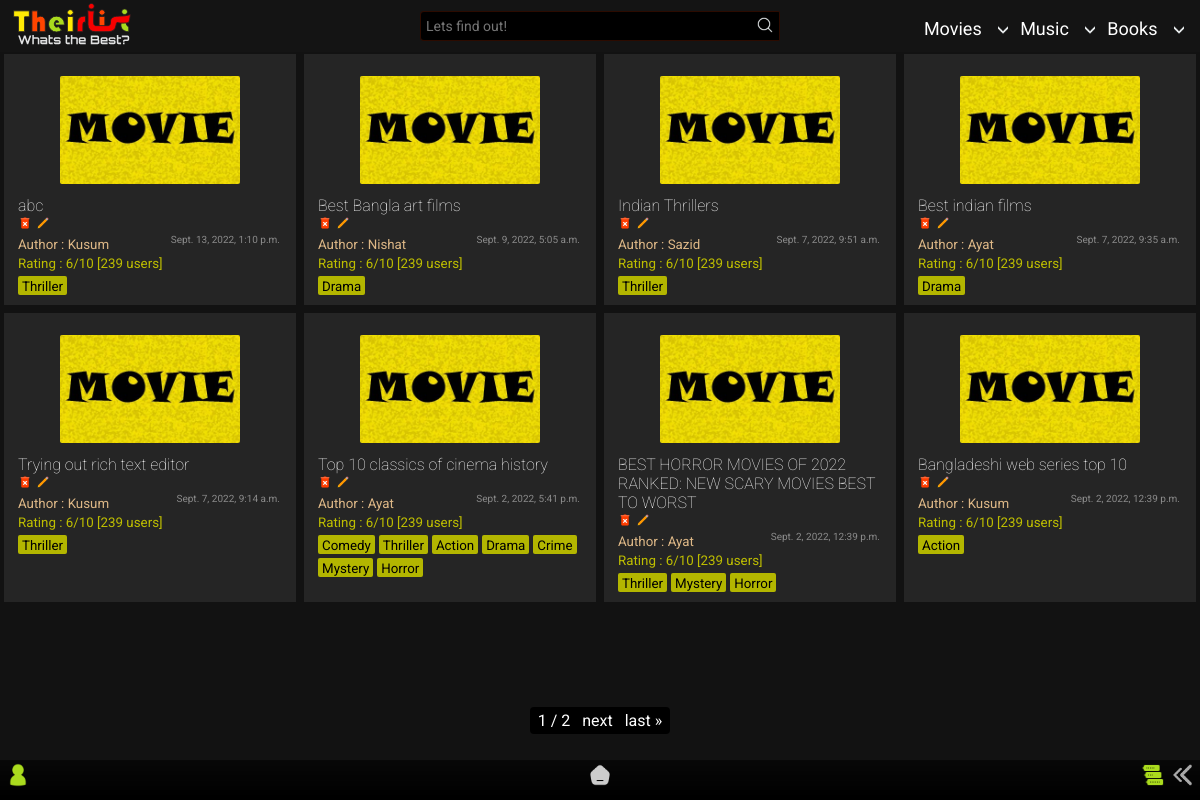
Before: /home/list/ with the older database file.
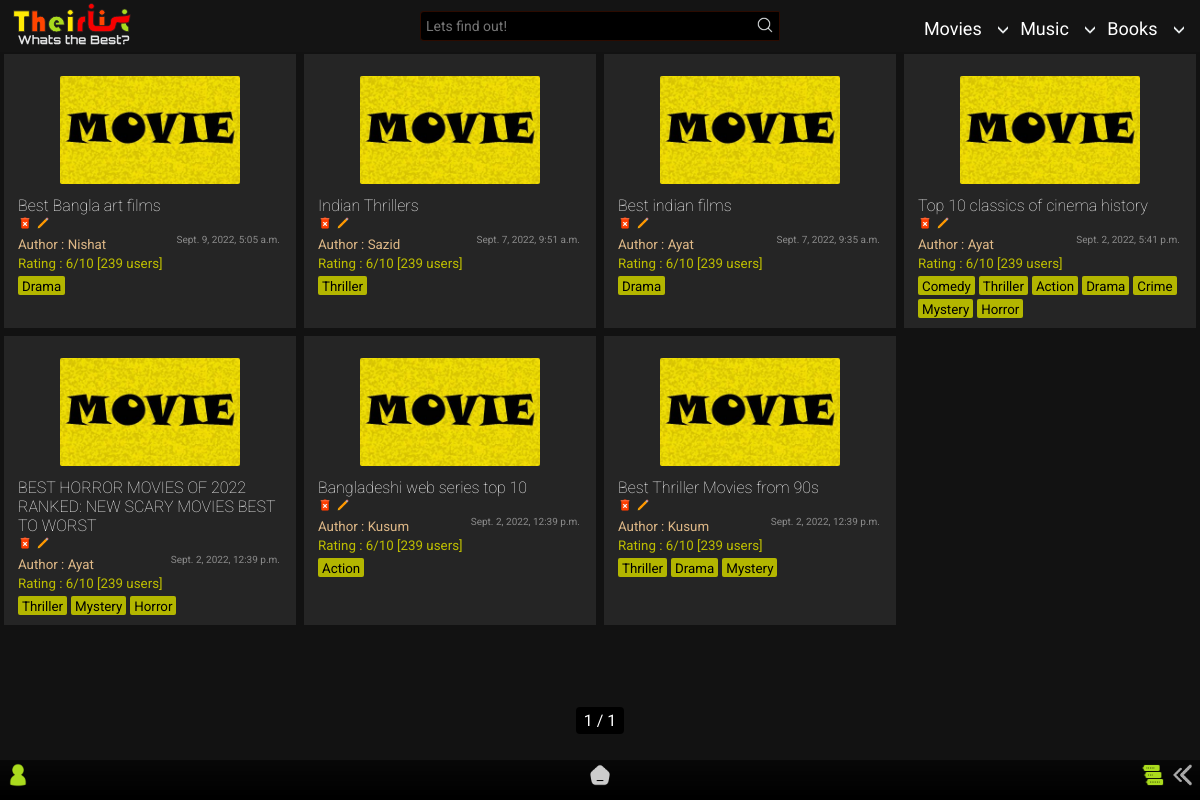
After: the same page with the newer database file.
### app/models.py (models this page shows, shortened)
class List(models.Model):
    title = models.CharField(max_length=65)
    author = models.ForeignKey('Author',on_delete=models.SET_NULL,null=True)
    genre = models.ManyToManyField('Genre')
    posted = models.DateTimeField(auto_now_add=True)
    content = RichTextField(null=True,default=' ')
    type = models.CharField(max_length=10,default="Movie")
    slug = models.SlugField(max_length= 300,null=True, blank = True, unique=True)

class Author(models.Model):
    name = models.CharField(max_length=300)
    def __str__(self):
        return self.name

class Genre(models.Model):
    name = models.CharField(max_length=150)
    def __str__(self):
        return self.name

### app/views.py (the view)
# urls.py: path('list/',TheirListView.as_view(),name = 'list'),
class TheirListView(ListView): #movies
    model = List
    paginate_by = 8
    template_name ='app/List_list.html'
    def get_queryset(self, *args, **kwargs):
        qs = super().get_queryset(*args, **kwargs)
        qs = qs.order_by("-id")
        return qs

### templates/app/List_list.html (shortened to what this page needs)
{% extends "index.html" %}
{% load static %}
{% block content %}
<section>
  <div class="contain-sec" id="contain-sec">
    {% for lola in object_list %}
    <div class="elements">
      <div class="thumb">
        <img src="{% static 'app/images/movie-poster.jpg' %}" width="100px" />
      </div>
      <div class="Title">
        <a href="{{lola.slug}}/"><h4 class="tit">{{lola.title}}</h4></a>
        <a href="{% url 'app:delete_movie' lola.slug %}"><img src ="{% static 'app/images/delete.png' %}"></a>
        <a href="{% url 'app:update_list' lola.slug %}"><img src ="{% static 'app/images/edit.png' %}"></a>
      </div>
      <div class="Author">
        <small>Author : {{lola.author}}<span>{{lola.posted}}</span></small>
      </div>
      <div class="rating"><small>Rating : 6/10 [239 users]</small></div>
        {% for tag in lola.genre.all %}
        <div class="Genre">
        <small>{{ tag }}</small>
        </div>
          {% empty %}
          No tags!
        {% endfor %}
    </div>
    {% endfor %}
  </div>
  <div class="pagination_pages">
    <span class="step-links">
        <span class="current">
        {{ page_obj.number }} / {{ page_obj.paginator.num_pages }}
        </span>
        {% if page_obj.has_next %}
            <a href="?page={{ page_obj.next_page_number }}">next</a>
            <a href="?page={{ page_obj.paginator.num_pages }}">last &raquo;</a>
        {% endif %}
    </span>
  </div>
</section>
{% endblock content %}

Changed rows visible on the page:
removed List: title "abc", author "Kusum", posted "Sept. 13, 2022, 1:10 p.m.", Genre (name "Thriller")
removed List: title "Trying out rich text editor", author "Kusum", posted "Sept. 7, 2022, 9:14 a.m.", Genre (name "Thriller")
now on this page (row unchanged): List: title "Best Thriller Movies from 90s", author "Kusum", posted "Sept. 2, 2022, 12:39 p.m.", Genre (name "Thriller"), Genre (name "Drama"), Genre (name "Mystery")
Other visible differences:
{{ page_obj.paginator.num_pages }}: "2" → "1"
text no longer shown: "next last »"
